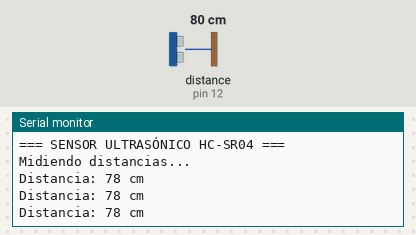
The sketch below on a simulated Arduino Uno, built with avr-gcc and run on an emulated ATmega328P. Shown: the last lines printed to the serial monitor. Wiring (inferred from the names in the program): ultrasonic range finder: trigger pin 11; echo pin 12. The inputs (shaded band) are chosen by the test bench; at power-on: distance to the obstacle (sensor on pin 12) 80 cm. The echo pulse lasts 58.3 µs per cm.

Above: at 1.3 s.
1.4 s: distance to the obstacle (sensor on pin 12) set to 2 cm
At 1.9 s:
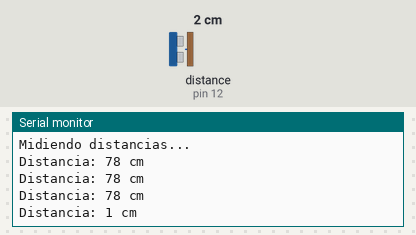
2.9 s: distance to the obstacle (sensor on pin 12) set to 4 cm
At 3.4 s:
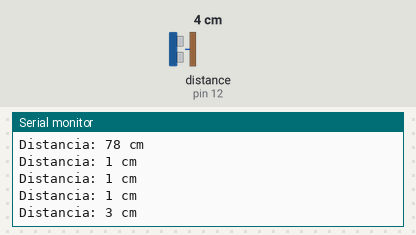
Timing chart, 0 to 5.9 s (numbered marks = the images above; inputs shaded):
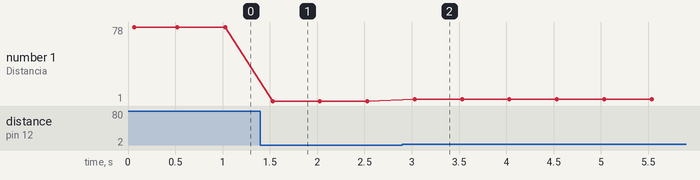

Measured:
- after the input at 1.4 s, the serial monitor: prints a new line after 0.13 s (image 1)
- after the input at 2.9 s, the serial monitor: prints a new line after 0.13 s (image 2)
- plotted number 1: 78 → 1 after the input at 1.4 s, 1 → 3 after the input at 2.9 s

The sketch:

HC_SR04_UltrasonicSensor.ino
```cpp
#include <Arduino.h>

/*
 * ========================================
 * SENSOR ULTRASÓNICO HC-SR04
 * ========================================
 *
 * ¿QUÉ HACE ESTE SENSOR?
 * - Mide distancias usando ondas de sonido (como los murciélagos)
 * - Puede detectar objetos de 2cm hasta 400cm
 * - Útil para robots que evitan obstáculos
 *
 * ¿CÓMO FUNCIONA?
 * 1. Envía un sonido ultrasónico (que no podemos escuchar)
 * 2. El sonido rebota en los objetos
 * 3. Mide cuánto tiempo tarda en volver
 * 4. Calcula la distancia
 *
 * CONEXIONES:
 * VCC  -> 5V de Arduino
 * GND  -> GND de Arduino
 * TRIG -> Pin 11 (puedes cambiar este número)
 * ECHO -> Pin 12 (puedes cambiar este número)
 *
 * ========================================
 */

// Define los pines que usaremos
const int pinTrigger = 11;   // Pin que envía el sonido
const int pinEcho = 12;     // Pin que recibe el sonido

// Variables para guardar datos
long duracion;              // Tiempo que tarda el sonido
int distancia;              // Distancia calculada en centímetros

void setup() {
  // Configuramos los pines
  pinMode(pinTrigger, OUTPUT);  // TRIG es salida (envía señal)
  pinMode(pinEcho, INPUT);      // ECHO es entrada (recibe señal)

  // Iniciamos la comunicación con la computadora
  Serial.begin(9600);
  Serial.println("=== SENSOR ULTRASÓNICO HC-SR04 ===");
  Serial.println("Midiendo distancias...");
  Serial.println("");
}

void loop() {
  // ===== PASO 1: Limpiar el sensor =====
  digitalWrite(pinTrigger, LOW);
  delayMicroseconds(2);

  // ===== PASO 2: Enviar sonido ultrasónico =====
  digitalWrite(pinTrigger, HIGH);
  delayMicroseconds(10);        // Envía sonido por 10 microsegundos
  digitalWrite(pinTrigger, LOW);

  // ===== PASO 3: Leer cuánto tardó en volver =====
  duracion = pulseIn(pinEcho, HIGH);

  // ===== PASO 4: Calcular distancia =====
  // Velocidad del sonido: 340 m/s
  // Dividimos entre 2 porque va y vuelve
  distancia = duracion * 0.034 / 2;

  // ===== PASO 5: Mostrar resultado =====
  Serial.print("Distancia: ");
  Serial.print(distancia);
  Serial.println(" cm");

  // ===== EXPERIMENTOS PARA PROBAR =====
  // 1. Si hay algo cerca, encender un LED:
  /*
  if (distancia < 20) {
    Serial.println("¡OBJETO CERCA!");
  }
  */

  // 2. Hacer un sensor de estacionamiento:
  /*
  if (distancia < 10) {
    Serial.println("¡¡¡MUY CERCA!!!");
  } else if (distancia < 30) {
    Serial.println("Cuidado, acércate despacio");
  } else {
    Serial.println("Vía libre");
  }
  */

  // Esperar medio segundo antes de medir de nuevo
  delay(500);
}

/*
 * ========================================
 * RETOS PARA EXPERIMENTAR:
 * ========================================
 * 1. Cambia el delay(500) a delay(100) ¿Qué pasa?
 * 2. Activa el código comentado para detectar objetos cerca
 * 3. Conecta un LED y hazlo parpadear cuando detecte algo cerca
 * 4. Intenta hacer que un buzzer suene más rápido cuando algo se acerca
 *
 * ========================================
 */
```
